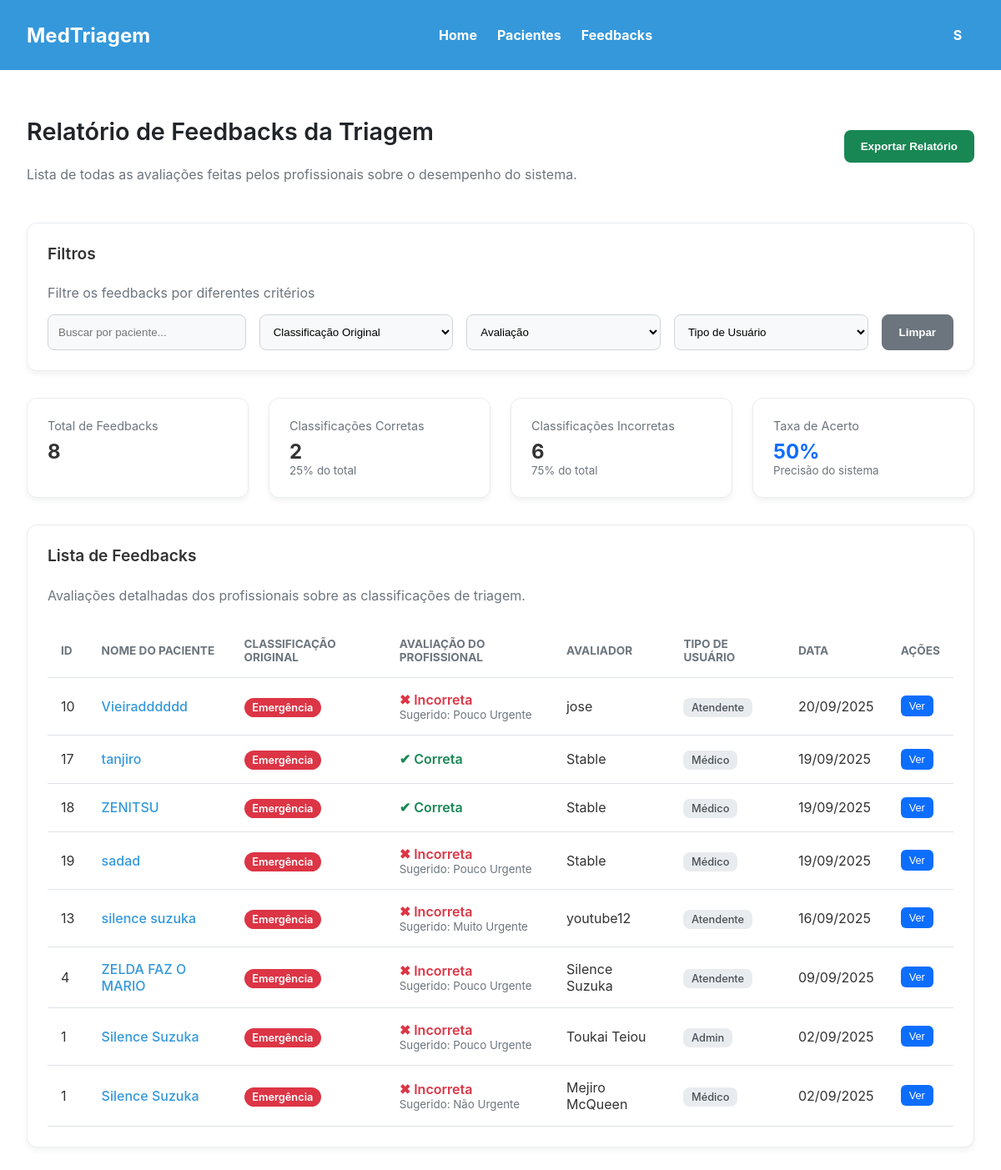
Before: /master/feedback/lista/ (signed in) with the older database file.
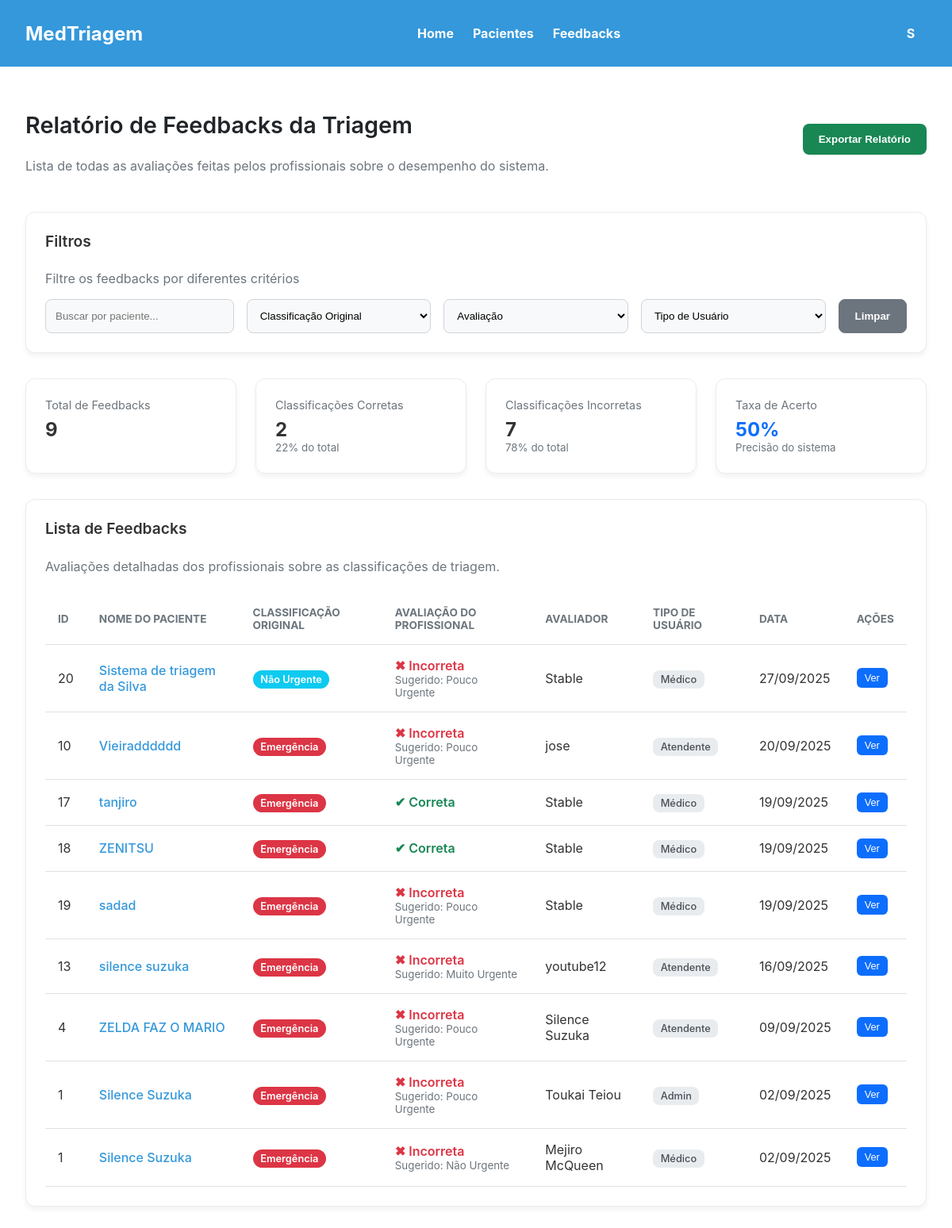
After: the same page with the newer database file.
### triagem/models.py (models this page shows, shortened)
class FeedbackTriagem(models.Model):
    paciente = models.ForeignKey(Paciente, on_delete=models.CASCADE)
    usuario = models.ForeignKey(settings.AUTH_USER_MODEL, on_delete=models.SET_NULL, null=True)
    triagem_correta = models.BooleanField(verbose_name="A classificação do sistema foi correta?")
    classificacao_correta = models.CharField(max_length=50, choices=Paciente.Risco, blank=True, null=True, verbose_name="Se não, qual seria a classificação correta?")
    motivo = models.TextField(blank=True, null=True, verbose_name="Motivo da reclassificação")
    data_criacao = models.DateTimeField(auto_now_add=True)

class Paciente(models.Model):
    Sexualidade = [
        ('Masculino', 'Masculino'),
        ('Feminino', 'Feminino'),
    ]
    Convenios = [
        ('SUS', 'SUS'),
        ('Unimed', 'Unimed'),
        ('Hapvida', 'Hapvida'),
        ('Amil', 'Amil'),
        ('Bradesco Saude', 'Bradesco Saude'),
    ]
    Status = [
        ('Aguardando', 'Aguardando'),
        ('Em atendimento', 'Em atendimento'),
        ('Concluido', 'Concluido'),
    ]
    Sintomas = [
        ('Dor_Toracica', 'Dor Torácica / Aperto no Peito'),
        ('Falta_de_Ar', 'Falta de Ar / Dificuldade para Respirar'),
        ('Alteracao_Neurologica_Grave', 'Alteração de Consciência / Convulsão / Confusão'),
        ('Sangramento_Ativo', 'Sangramento Ativo / Vômito ou Fezes com Sangue'),
        ('Febre', 'Febre / Calafrios'),
        ('Dor_de_Cabeca', 'Dor de Cabeça'),
        ('Tontura_MalEstar', 'Tontura / Fraqueza / Mal-estar Geral'),
        ('Sintomas_Respiratorios_Leves', 'Tosse / Espirros / Dor de Garganta'),
        ('Dor_Abdominal', 'Dor Abdominal / Cólica'),
        ('Sintomas_Gastrointestinais', 'Náusea / Vômito / Diarreia'),
        ('Lesao_Trauma', 'Lesão / Trauma / Queda Recente'),
        ('Dor_Locomotora', 'Dor Muscular / Articular / Lombar'),
        ('Reacao_Alergica_Pele', 'Reação Alérgica / Erupção na Pele / Inchaço'),
        ('Queixa_Urinaria', 'Queixa Urinária (Dor ao urinar / Sangue na urina)'),
        ('Outro', 'Outro'),
    ]
    Risco = [
        ('Vermelho', 'Emergência'),
        ('Laranja', 'Muito Urgente'),
        ('Amarelo', 'Urgente'),
        ('Verde', 'Pouco Urgente'),
        ('Azul', 'Não Urgente'),
    ]
    Profissionais = [
        ('Clinica Medica', 'Clinica Medica'),
        ('Ortopedia', 'Ortopedia'),
        ('Pediatria', 'Pediatria'),
        ('Cardiologia', 'Cardiologia'),
        ('Neurologia', 'Neurologia'),
    ]
    nome = models.CharField(max_length=100)
    data_nascimento = models.DateField(verbose_name="Data de Nascimento")
    sexo = models.CharField(choices=Sexualidade, max_length=50)
    cpf = models.CharField(unique=True, max_length=14)
    convenio = models.CharField(choices=Convenios, max_length=50)
    temperatura = models.FloatField(max_length=3)
    pressao_sistolica = models.CharField(max_length=3) # Valor maior
    pressao_diastolica = models.CharField(max_length=3) # Valor menor
    pulso = models.CharField(max_length=3)
    frequenciaRespiratoria = models.CharField(max_length=3)
    saturacao = models.CharField(max_length=3)
    glicemia = models.CharField(max_length=3)
    dor = models.IntegerField(validators=[MinValueValidator(0), MaxValueValidator(10)])
    queixa = models.CharField(max_length=1000)
    inicio_sintomas = models.DateField()
    sintomas_associados = models.CharField(choices=Sintomas, max_length=50)
    observacoes = models.CharField(blank=True, null=True, max_length=1000)
    classificacao = models.CharField(choices=Risco, max_length=50,blank=True, null=True)
    justificativa = models.CharField(blank=True, null=True)
    encaminhamento = models.CharField(choices=Profissionais, max_length=50,blank=True, null=True)
    status = models.CharField(max_length=20, choices=Status, default='Aguardando',blank=True, null=True)
    hora_chegada = models.DateTimeField(default=timezone.now, blank=True)
    hora_inicio_atendimento = models.DateTimeField(null=True, blank=True)
    hora_fim_atendimento = models.DateTimeField(null=True, blank=True)
    atendente = models.ForeignKey(settings.AUTH_USER_MODEL, on_delete=models.PROTECT, related_name='pacientes_criados')
    medico_responsavel = models.ForeignKey(settings.AUTH_USER_MODEL, on_delete=models.SET_NULL, related_name='pacientes_atendidos', null=True, blank=True)

class CustomUser(AbstractUser):
    class TipoUsuario(models.TextChoices):
        ATENDENTE = 'ATENDENTE', 'Atendente'
        MEDICO = 'MEDICO', 'Médico'
        ADMIN = 'ADMIN', 'Admin'
    Especializacoes = [
        ('CLINICA_GERAL', 'Clínica Geral'),
        ('CARDIOLOGIA', 'Cardiologia'),
        ('ORTOPEDIA', 'Ortopedia'),
        ('PEDIATRIA', 'Pediatria'),
        ('NEUROLOGIA', 'Neurologia'),
        ('OUTRA', 'Outra')
    ]
    nome_completo = models.CharField(max_length=255)
    email = models.EmailField(unique=True)
    cpf = models.CharField(max_length=14, unique=True)
    tipo_usuario = models.CharField(max_length=10, choices=TipoUsuario.choices, default=TipoUsuario.ATENDENTE)
    registro_profissional = models.CharField(max_length=20, blank=True, null=True)   # Permite que o valor seja nulo no banco
    especializacao = models.CharField(max_length=50, choices=Especializacoes,blank=True,null=True)
    USERNAME_FIELD = 'username'
    REQUIRED_FIELDS = ['email', 'nome_completo', 'cpf']

### triagem/views.py (the view)
# urls.py: path('feedback/lista/', lista_feedback_view, name='lista_feedback'),
@login_required
def lista_feedback_view(request):
    todos_os_feedbacks = FeedbackTriagem.objects.select_related('paciente', 'usuario') \
        .annotate(
            total_feedbacks_paciente=Count('paciente__feedbacktriagem')
        ) \
        .order_by('-data_criacao')
    total_feedbacks = todos_os_feedbacks.count()
    classificacoes_corretas = todos_os_feedbacks.filter(triagem_correta=True).count()
    classificacoes_incorretas = total_feedbacks - classificacoes_corretas
    if total_feedbacks > 0:
        percentual_corretas = (classificacoes_corretas / total_feedbacks) * 100
        percentual_incorretas = (classificacoes_incorretas / total_feedbacks) * 100
    else:
        percentual_corretas = 0
        percentual_incorretas = 0
    context = {
        'feedbacks': todos_os_feedbacks,
        'classificacao_choices': Paciente.Risco,
        'tipo_usuario_choices': CustomUser.TipoUsuario.choices,
        'total_feedbacks': total_feedbacks,
        'classificacoes_corretas': classificacoes_corretas,
        'classificacoes_incorretas': classificacoes_incorretas,
        'percentual_corretas': percentual_corretas,
        'percentual_incorretas': percentual_incorretas,
    }
    return render(request, 'site/lista_feedback.html', context)

### triagem/templates/site/lista_feedback.html (shortened to what the changed rows need)
{% load static %}
<!DOCTYPE html>
<html lang="pt-br">
<head>
    <link rel="stylesheet" href="{% static 'front/css/base.css' %}?v=2">
    <link rel="stylesheet" href="{% static 'front/css/lista_feedback.css' %}?v=2">
</head>
<body>
    <header>
        <h1><a href="{% url 'hosp:index' %}">MedTriagem</a></h1>
    </header>
    <main class="feedback-container">
        <div class="feedback-header">
            <div>
                <h2>Relatório de Feedbacks da Triagem</h2>
            </div>
        </div>
        <div class="stats-grid">
            <div class="card stat-card">
                <span>Total de Feedbacks</span>
                <strong>{{ total_feedbacks }}</strong>
            </div>
            <div class="card stat-card">
                <span>Classificações Corretas</span>
                <strong>{{ classificacoes_corretas }}</strong>
                <small>{{ percentual_corretas|floatformat:0 }}% do total</small>
            </div>
            <div class="card stat-card">
                <span>Classificações Incorretas</span>
                <strong>{{ classificacoes_incorretas }}</strong>
                <small>{{ percentual_incorretas|floatformat:0 }}% do total</small>
            </div>
        </div>
        <div class="card list-card">
            <table class="feedback-table">
                <thead>
                    <tr>
                        <th>ID</th>
                        <th>Nome do Paciente</th>
                        <th>Classificação Original</th>
                        <th>Avaliação do Profissional</th>
                        <th>Avaliador</th>
                        <th>Tipo de Usuário</th>
                        <th>Data</th>
                        <th>Ações</th>
                    </tr>
                </thead>
                <tbody id="feedback-tbody">
                    {% for fb in feedbacks %}
                    <tr
                        data-paciente="{{ fb.paciente.nome|lower }}"
                        data-classificacao="{{ fb.paciente.get_classificacao_display|slugify }}"
                        data-avaliacao="{% if fb.triagem_correta %}correta{% else %}incorreta{% endif %}"
                        data-tipo-usuario="{{ fb.usuario.get_tipo_usuario_display|slugify }}">
                        <td>{{ fb.paciente.id }}</td>
                        <td><a href="{% url 'hosp:mostrar' pk=fb.paciente.pk %}">{{ fb.paciente.nome }}</a></td>
                        <td>
                            <span class="tag tag-{{ fb.paciente.get_classificacao_display|slugify }}">{{ fb.paciente.get_classificacao_display }}</span>
                        </td>
                        <td>
                            {% if fb.triagem_correta %}
                                <span class="avaliacao-correta">✔ Correta</span>
                            {% else %}
                                <span class="avaliacao-incorreta">✖ Incorreta
                                    <small>Sugerido: {{ fb.get_classificacao_correta_display }}</small>
                                </span>
                            {% endif %}
                        </td>
                        <td>{{ fb.usuario.nome_completo }}</td>
                        <td><span class="tag-user">{{ fb.usuario.get_tipo_usuario_display }}</span></td>
                        <td>{{ fb.data_criacao|date:"d/m/Y" }}</td>
                        <td>
                            <button class="btn-ver"
                                    data-paciente-nome="{{ fb.paciente.nome }}"
                                    data-queixa-principal="{{ fb.paciente.queixa }}"
                                    data-avaliador-nome="{{ fb.usuario.nome_completo }}"
                                    data-data="{{ fb.data_criacao|date:'d/m/Y H:i' }}"
                                    data-classificacao-original="{{ fb.paciente.get_classificacao_display }}"
                                    data-triagem-correta="{{ fb.triagem_correta|yesno:'Correta,Incorreta' }}"
                                    data-classificacao-sugerida="{{ fb.get_classificacao_correta_display }}"
                                    data-motivo="{{ fb.motivo|default:'Nenhuma justificativa fornecida.' }}"
                                    data-feedback-count="{{ fb.total_feedbacks_paciente }}"
                                    data-classificacao-slug="{{ fb.paciente.get_classificacao_display|slugify }}">
                                Ver
                            </button>
                        </td>
                    </tr>
                    {% empty %}
                    <tr>
                        <td colspan="7" style="text-align: center;">Nenhum feedback foi registrado ainda.</td>
                    </tr>
                    {% endfor %}
                </tbody>
            </table>
        </div>
    </main>
</body>
</html>

Changed rows visible on the page:
added FeedbackTriagem: paciente.id "20", paciente.nome "Sistema de triagem da Silva", paciente.classificacao "Não Urgente", classificacao_correta "Pouco Urgente", usuario.nome_completo "Stable", usuario.tipo_usuario "Médico", data_criacao "27/09/2025"
Other visible differences:
{{ total_feedbacks }}: "8" → "9"
{{ percentual_corretas|floatformat:0 }}: "25" → "22"
{{ classificacoes_incorretas }}: "6" → "7"
{{ percentual_incorretas|floatformat:0 }}: "75" → "78"
